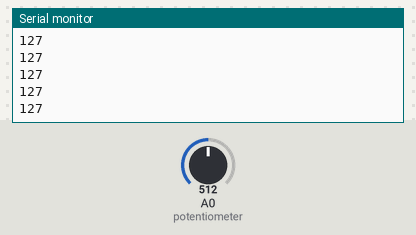
Bench run of a sketch on a simulated Arduino Uno, built with avr-gcc and run on an emulated ATmega328P. Parts: the last lines printed to the serial monitor. The test bench sets the inputs (shaded band); at power-on: A0 (potentiometer) = 512.

Above: at 1.2 s.
1.3 s: A0 (potentiometer) set to 716
At 2.4 s:
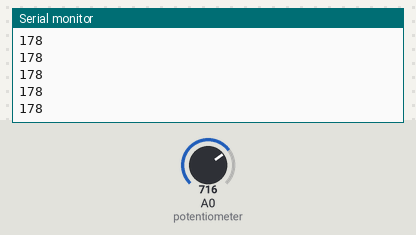
2.8 s: A0 (potentiometer) set to 900
At 3.4 s:
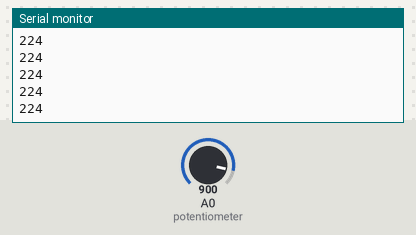
Timing chart, 0 to 5.8 s (numbered marks = the images above; inputs shaded):
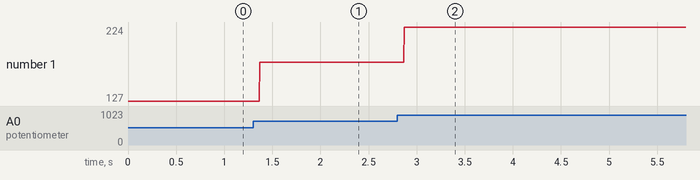

Measured:
- after the input at 1.3 s, the serial monitor: prints a new line after 0.07 s (image 1)
- after the input at 2.8 s, the serial monitor: prints a new line after 0.07 s (image 2)
- plotted number 1: 127 → 178 after the input at 1.3 s, 178 → 224 after the input at 2.8 s

The sketch:

Treci_Uno.ino
```cpp
int potentiometer = A0;    // select the input pin for the potentiometer

void setup() {
  Serial.begin(9600);

  pinMode(potentiometer, INPUT);
}

void loop() {
  int val = analogRead(potentiometer);
  val = map(val, 0, 1023, 0, 255);
  Serial.print(val);
  Serial.print("\n");
}
```
